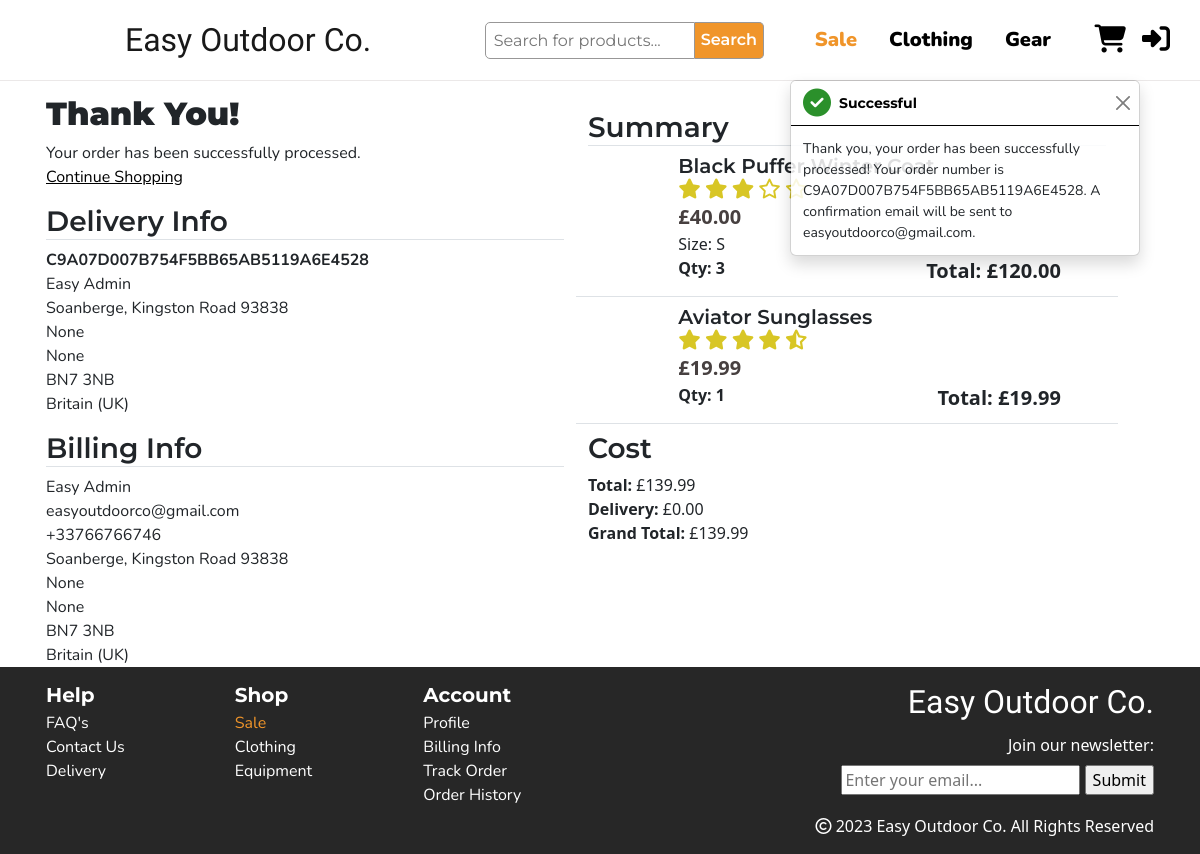
Page /checkout/checkout_success/C9A07D007B754F5BB65AB5119A6E4528 on the committed database.
### checkout/models.py (models this page shows, shortened)
class Order(models.Model):
    order_number = models.CharField(max_length=32, null=False, editable=False)
    full_name = models.CharField(max_length=50, null=False, blank=False)
    email = models.EmailField(max_length=254, null=False, blank=False)
    phone_number = models.CharField(max_length=20, null=False, blank=False)
    user_profile = models.ForeignKey(UserProfile, on_delete=models.SET_NULL,
                                     null=True, blank=True, related_name='orders')
    country = CountryField(blank_label='Country *', null=False, blank=False)
    postcode = models.CharField(max_length=20, null=True, blank=True)
    town_or_city = models.CharField(max_length=40, null=False, blank=False)
    street_address1 = models.CharField(max_length=80, null=False, blank=False)
    street_address2 = models.CharField(max_length=80, null=True, blank=True)
    county = models.CharField(max_length=80, null=True, blank=True)
    date = models.DateTimeField(auto_now_add=True)
    delivery_cost = models.DecimalField(max_digits=6, decimal_places=2, null=False, default=0)
    order_total = models.DecimalField(max_digits=10, decimal_places=2, null=False, default=0)
    grand_total = models.DecimalField(max_digits=10, decimal_places=2, null=False, default=0)
    original_bag = models.TextField(null=False, blank=False, default='')
    stripe_pid = models.CharField(max_length=254, null=False, blank=False, default='')

class OrderLineItem(models.Model):
    order = models.ForeignKey(Order, null=False, blank=False, on_delete=models.CASCADE, related_name='lineitems')
    product = models.ForeignKey(Product, null=False, blank=False, on_delete=models.CASCADE)
    product_size = models.CharField(max_length=2, null=True, blank=True)
    quantity = models.IntegerField(null=False, blank=False, default=0)
    lineitem_total = models.DecimalField(max_digits=6, decimal_places=2, null=False, blank=False, editable=False)

### products/models.py (models this page shows, shortened)
class Product(models.Model):
    category = models.ForeignKey('Category', null=True, on_delete=models.SET_NULL)
    name = models.CharField(max_length=200)
    desc = models.TextField()
    slug = models.SlugField(max_length=50, unique=True, blank=True, null=True)
    has_sizes = models.BooleanField(blank=False, default=True)
    price = models.DecimalField(max_digits=6, decimal_places=2)
    sale_price = models.DecimalField(max_digits=6, decimal_places=2, null=True, blank=True)
    rating = models.DecimalField(max_digits=4, decimal_places=2, null=True, blank=True, validators=[MaxValueValidator(5)])
    image = models.ImageField(null=True, blank=True)
    image_url = models.URLField(null=True, blank=True)
    def round_rating(self):
        return round(self.rating * 2) / 2

### checkout/views.py (the view, shortened to what this page needs)
# urls.py: path('checkout_success/<order_number>', views.checkout_success, name='checkout_success'),
def checkout_success(request, order_number):
    save_info = request.session.get('save_info')
    order = get_object_or_404(Order, order_number=order_number)
    order_items = OrderLineItem.objects.filter(order=order)
    messages.success(request, f'Thank you, your order has been successfully processed! \
        Your order number is {order_number}. A confirmation \
        email will be sent to {order.email}.')
    if 'basket' in request.session:
        del request.session['basket']
    template = 'checkout/checkout_success.html'
    context = {
        'order': order,
        'order_items': order_items,
    }
    return render(request, template, context)

### basket/contexts.py (called while the page is built, shortened)
def basket_contents(request):
    basket_items = []
    total = 0
    product_count = 0
    basket = request.session.get('basket', {})
    if total < settings.FREE_DELIVERY_THRESHOLD:
        delivery = total * Decimal(settings.STANDARD_DELIVERY_PERCENTAGE)
        free_delivery_delta = settings.FREE_DELIVERY_THRESHOLD - total
    else:
        delivery = 0
        free_delivery_delta = 0
    grand_total = delivery + total
    context = {
        'basket_items': basket_items,
        'total': total,
        'product_count': product_count,
        'delivery': delivery,
        'free_delivery_delta': free_delivery_delta,
        'grand_total': grand_total,
    }
    return context

### basket/templatetags/basket_tools.py (called while the page is built)
@register.filter(name='calc_total_price')
def calc_total_price(price, quantity):
    return price * quantity

### checkout/templates/checkout/checkout_success.html (shortened to what this page needs)
{% extends "base.html" %}
{% load static %}
{% load basket_tools %}
{% block extra_css %}
<link rel="stylesheet" href="{% static 'checkout/css/checkout.css' %}">
<link rel="stylesheet" href="{% static 'basket/css/basket.css' %}">
{% endblock %}
{% block content %}
<section class="checkout-section">
    <div class="container px-3">
        <div class="row">
            <div class="row col-md-6 delivery-info">
                <div class="row mb-3">
                    <h2>Thank You!</h2>
                    <p>Your order has been successfully processed.</p>
                    <a class="text-decoration-underline text-black" href="{url 'products'}">Continue Shopping</a>
                </div>
                <div class="col-12">
                    <h3 class="border-bottom">Delivery Info</h3>
                    <p class="fw-bold">{{ order.order_number }}</p>
                    <p>{{ order.full_name }}</p>
                    <p>{{ order.street_address1 }}</p>
                    <p>{{ order.street_address2 }}</p>
                    <p>{{ order.county }}</p>
                    <p>{{ order.postcode }}</p>
                    <p>{{ order.country.name }}</p>
                </div>
                <div class="col-12 mt-3">
                    <h3 class="border-bottom">Billing Info</h3>
                    <p>{{ order.full_name }}</p>
                    <p>{{ order.email }}</p>
                    <p>{{ order.phone_number }}</p>
                    <p>{{ order.street_address1 }}</p>
                    <p>{{ order.street_address2 }}</p>
                    <p>{{ order.county }}</p>
                    <p>{{ order.postcode }}</p>
                    <p>{{ order.country.name }}</p>
                </div>
            </div>
            <div class="row col-md-6">
                <div class="col-12 order-summary my-3">
                    <h3 class="border-bottom">Summary</h3>
                    {% for item in order_items %}
                    <div class="border-bottom row item-row my-2">
                        <div class="img-container d-none d-sm-block col-2 p-0">
                        </div>
                        <div class="col-sm-9">
                            <div class="container h-100 p-0">
                                <div class="row">
                                    <div class="col-12 d-flex justify-content-between">
                                        <h3 class="fs-5 m-0">{{ item.product.name }}</h3>
                                    </div>
                                </div>
                                <div class="row">
                                    {% include 'basket/includes/rating.html' %}
                                </div>
                                <div class="row">
                                    <div class="col-12">
                                        <p class="m-0 fs-5 item-price">£{{ item.product.price }}</p>
                                    </div>
                                </div>
                                <div class="row">
                                    <div class="col-12">
                                        {% if item.product_size%}
                                            <p class="m-0">Size: {{ item.product_size| upper }}</p>
                                        {% endif %}
                                    </div>
                                </div>
                                <div class="row">
                                    <div class="col-6">
                                        <p class="quantity fw-bold">Qty: {{ item.quantity }} </p>
                                    </div>
                                    <div class="col-6">
                                        <p class="fw-bold total-price fs-5 m-0 text-end">Total: £{{ item.product.price | calc_total_price:item.quantity }}</p>
                                    </div>
                                </div>
                            </div>
                        </div>
                    </div>
                    {% endfor %}
                    <div class="row">
                        <h3>Cost</h3>
                        <p class="m-0"><strong>Total:</strong> £{{ order.order_total }}</p>
                        <p class="m-0"><strong>Delivery:</strong> £{{ order.delivery_cost }}</p>
                        <p class="m-0"><strong>Grand Total:</strong> £{{ order.grand_total }}</p>
                    </div>
                </div>
            </div>
        </div>
    </div>
</section>
{% endblock %}

### basket/templates/basket/includes/rating.html (shortened to what this page needs)
{% if item.product.round_rating == 0 %}
    <div class="star-rating">
        <i class="fa-regular fa-star"></i>
        <i class="fa-regular fa-star"></i>
        <i class="fa-regular fa-star"></i>
        <i class="fa-regular fa-star"></i>
        <i class="fa-regular fa-star"></i>
    </div>
{% elif item.product.round_rating == 3 %}
    <div class="star-rating">
        <i class="fa-solid fa-star"></i>
        <i class="fa-solid fa-star"></i>
        <i class="fa-solid fa-star"></i>
        <i class="fa-regular fa-star"></i>
        <i class="fa-regular fa-star"></i>
    </div>
{% elif item.product.round_rating == 4.5 %}
    <div class="star-rating">
        <i class="fa-solid fa-star"></i>
        <i class="fa-solid fa-star"></i>
        <i class="fa-solid fa-star"></i>
        <i class="fa-solid fa-star"></i>
        <i class="fa-solid fa-star-half-stroke"></i>
    </div>
{% endif %}

### static/css/base.css (style rules this page uses)
body { height: 100vh; width: 100%; margin: 0; display: table; }
.star-rating i { color: #d8c625; }

### checkout/static/checkout/css/checkout.css (style rules this page uses)
.checkout-section { padding-top: 15px; background-color: white; }
.checkout-section h2 { font-family: Montserrat, sans-serif; font-weight: 900; }
.checkout-section h3 { font-family: Montserrat, sans-serif; font-weight: 600; }
.delivery-info p { margin: 0; max-width: 100vw; font-family: Nunito, sans-serif; }

### basket/static/basket/css/basket.css (style rules this page uses)
a { text-decoration: none; font-family: Nunito, sans-serif; }
.star-rating > i { font-size: 1.25rem; }
.item-price { color: #474040; font-weight: 900; }
.img-container { position: relative; }
.img-container:after { content: ""; display: block; padding-bottom: 100%; }

### rows in the picture
Order: order_number "C9A07D007B754F5BB65AB5119A6E4528", full_name "Easy Admin", street_address1 "Soanberge, Kingston Road 93838", street_address2 "None", county "None", postcode "BN7 3NB", country.name "Britain (UK)", email "easyoutdoorco@gmail.com", phone_number "+33766766746", order_total "139.99", delivery_cost "0.00", grand_total "139.99"
OrderLineItem: product.name "Black Puffer Winter Coat", product.price "40.00", product_size "S", quantity "3", product.price|calc_total_price "120.00"
OrderLineItem: product.name "Aviator Sunglasses", product.price "19.99", quantity "1", product.price|calc_total_price "19.99"

### other values in the picture
{{ message }} "Thank you, your order has been successfully processed! Your order number is C9A07D007B754F5BB65AB5119A6E4528. A confirmation email will be sent to easyoutdoorco@gmail.com."
